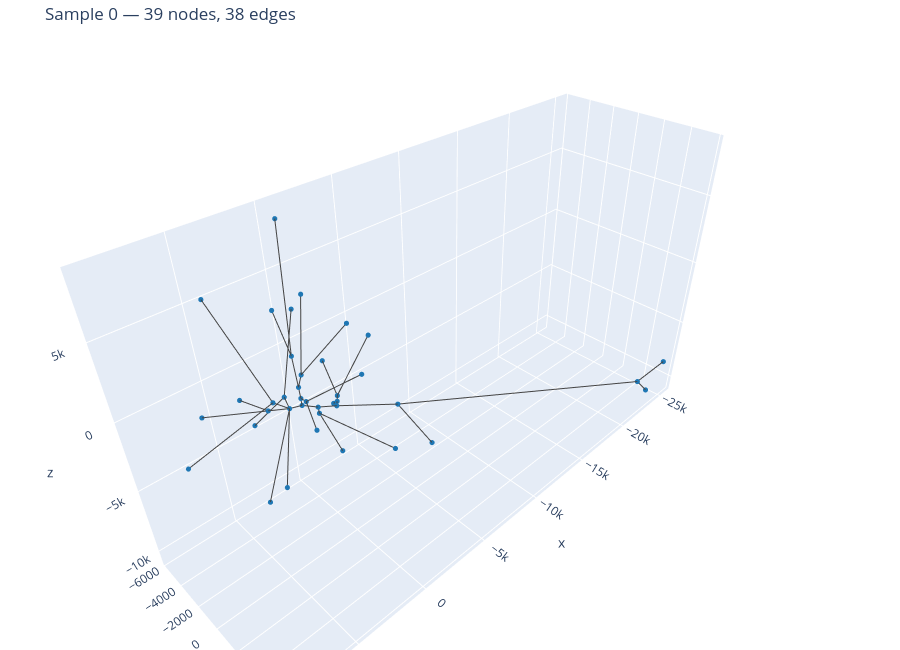

Write notebook code for a chart like this one.
### Markdown cell above
## Static figure fallback

If `ipywidgets` isn't set up (or you're exporting to HTML), render any single sample with a plain `go.Figure`.

### Code cell
IDX = 0

m = mols[IDX]
static_fig = go.Figure(data=neuron_traces(m))
static_fig.update_layout(
    scene=dict(aspectmode="data", xaxis_title="x", yaxis_title="y", zaxis_title="z"),
    height=650,
    margin=dict(l=0, r=0, t=40, b=0),
    showlegend=False,
    title=f"Sample {IDX} — {m.coords.shape[0]} nodes, {m.bond_indices.shape[0]} edges",
)
static_fig.show()
